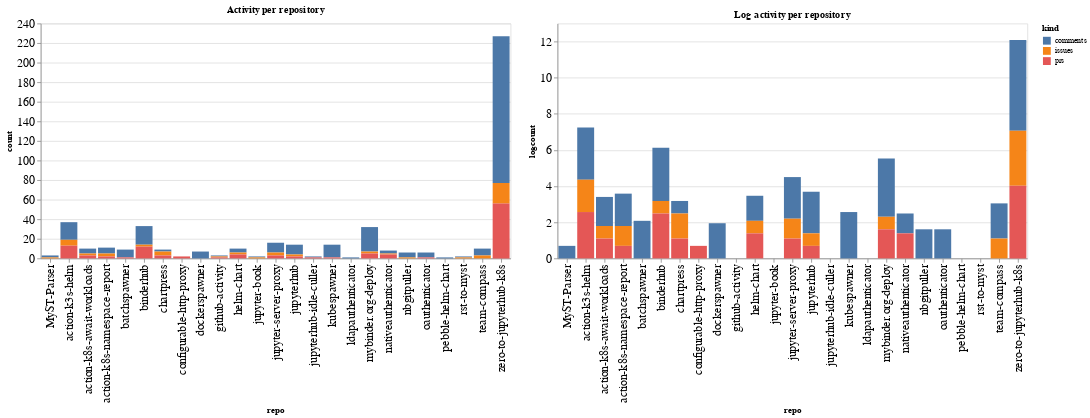

Notebook cell for this chart:
### Code cell
ch1 = alt.Chart(repo_summaries, width=600, title="Activity per repository").mark_bar().encode(
    x='repo',
    y='count',
    color='kind',
    tooltip="kind"
)

ch2 = alt.Chart(repo_summaries, width=600, title="Log activity per repository").mark_bar().encode(
    x='repo',
    y='logcount',
    color='kind',
    tooltip="kind"
)

ch1 | ch2

### Figure 1 — Vega-Lite specification as saved in the notebook (floating-point values rounded to 4 significant figures)
{"config": {"axisLeft": {"labelFontSize": 15}, "axisBottom": {"labelFontSize": 15}}, "hconcat": [{"mark": "bar", "encoding": {"color": {"type": "nominal", "field": "kind"}, "tooltip": {"type": "nominal", "field": "kind"}, "x": {"type": "nominal", "field": "repo"}, "y": {"type": "quantitative", "field": "count"}}, "title": "Activity per repository", "width": 600}, {"mark": "bar", "encoding": {"color": {"type": "nominal", "field": "kind"}, "tooltip": {"type": "nominal", "field": "kind"}, "x": {"type": "nominal", "field": "repo"}, "y": {"type": "quantitative", "field": "logcount"}}, "title": "Log activity per repository", "width": 600}], "data": {"name": "data-618b9cbd4c1d24fd0c1e0e2a08ba7022"}, "$schema": "https://vega.github.io/schema/vega-lite/v4.8.1.json", "datasets": {"data-618b9cbd4c1d24fd0c1e0e2a08ba7022": [{"repo": "MyST-Parser", "kind": "comments", "count": 2, "logcount": 0.6931}, {"repo": "MyST-Parser", "kind": "issues", "count": 1, "logcount": 0.0}, {"repo": "action-k3s-helm", "kind": "comments", "count": 18, "logcount": 2.89}, {"repo": "action-k3s-helm", "kind": "issues", "count": 6, "logcount": 1.792}, {"repo": "action-k3s-helm", "kind": "prs", "count": 13, "logcount": 2.565}, {"repo": "action-k8s-await-workloads", "kind": "comments", "count": 5, "logcount": 1.609}, {"repo": "action-k8s-await-workloads", "kind": "issues", "count": 2, "logcount": 0.6931}, {"repo": "action-k8s-await-workloads", "kind": "prs", "count": 3, "logcount": 1.099}, {"repo": "action-k8s-namespace-report", "kind": "comments", "count": 6, "logcount": 1.792}, {"repo": "action-k8s-namespace-report", "kind": "issues", "count": 3, "logcount": 1.099}, {"repo": "action-k8s-namespace-report", "kind": "prs", "count": 2, "logcount": 0.6931}, {"repo": "batchspawner", "kind": "comments", "count": 8, "logcount": 2.079}, {"repo": "batchspawner", "kind": "prs", "count": 1, "logcount": 0.0}, {"repo": "binderhub", "kind": "comments", "count": 19, "logcount": 2.944}, {"repo": "binderhub", "kind": "issues", "count": 2, "logcount": 0.6931}, {"repo": "binderhub", "kind": "prs", "count": 12, "logcount": 2.485}, {"repo": "chartpress", "kind": "comments", "count": 2, "logcount": 0.6931}, {"repo": "chartpress", "kind": "issues", "count": 4, "logcount": 1.386}, {"repo": "chartpress", "kind": "prs", "count": 3, "logcount": 1.099}, {"repo": "configurable-http-proxy", "kind": "prs", "count": 2, "logcount": 0.6931}, {"repo": "dockerspawner", "kind": "comments", "count": 7, "logcount": 1.946}, {"repo": "github-activity", "kind": "comments", "count": 1, "logcount": 0.0}, {"repo": "github-activity", "kind": "issues", "count": 1, "logcount": 0.0}, {"repo": "github-activity", "kind": "prs", "count": 1, "logcount": 0.0}, {"repo": "helm-chart", "kind": "comments", "count": 4, "logcount": 1.386}, {"repo": "helm-chart", "kind": "issues", "count": 2, "logcount": 0.6931}, {"repo": "helm-chart", "kind": "prs", "count": 4, "logcount": 1.386}, {"repo": "jupyter-book", "kind": "comments", "count": 1, "logcount": 0.0}, {"repo": "jupyter-book", "kind": "issues", "count": 1, "logcount": 0.0}, {"repo": "jupyter-server-proxy", "kind": "comments", "count": 10, "logcount": 2.303}, {"repo": "jupyter-server-proxy", "kind": "issues", "count": 3, "logcount": 1.099}, {"repo": "jupyter-server-proxy", "kind": "prs", "count": 3, "logcount": 1.099}, {"repo": "jupyterhub", "kind": "comments", "count": 10, "logcount": 2.303}, {"repo": "jupyterhub", "kind": "issues", "count": 2, "logcount": 0.6931}, {"repo": "jupyterhub", "kind": "prs", "count": 2, "logcount": 0.6931}, {"repo": "jupyterhub-idle-culler", "kind": "comments", "count": 1, "logcount": 0.0}, {"repo": "jupyterhub-idle-culler", "kind": "prs", "count": 1, "logcount": 0.0}, {"repo": "kubespawner", "kind": "comments", "count": 13, "logcount": 2.565}, {"repo": "kubespawner", "kind": "prs", "count": 1, "logcount": 0.0}, {"repo": "ldapauthenticator", "kind": "comments", "count": 1, "logcount": 0.0}, {"repo": "mybinder.org-deploy", "kind": "comments", "count": 25, "logcount": 3.219}, {"repo": "mybinder.org-deploy", "kind": "issues", "count": 2, "logcount": 0.6931}, {"repo": "mybinder.org-deploy", "kind": "prs", "count": 5, "logcount": 1.609}, {"repo": "nativeauthenticator", "kind": "comments", "count": 3, "logcount": 1.099}, {"repo": "nativeauthenticator", "kind": "issues", "count": 1, "logcount": 0.0}, {"repo": "nativeauthenticator", "kind": "prs", "count": 4, "logcount": 1.386}, {"repo": "nbgitpuller", "kind": "comments", "count": 5, "logcount": 1.609}, {"repo": "nbgitpuller", "kind": "issues", "count": 1, "logcount": 0.0}, {"repo": "oauthenticator", "kind": "comments", "count": 5, "logcount": 1.609}, {"repo": "oauthenticator", "kind": "prs", "count": 1, "logcount": 0.0}, {"repo": "pebble-helm-chart", "kind": "comments", "count": 1, "logcount": 0.0}, {"repo": "rst-to-myst", "kind": "comments", "count": 1, "logcount": 0.0}, {"repo": "rst-to-myst", "kind": "issues", "count": 1, "logcount": 0.0}, {"repo": "team-compass", "kind": "comments", "count": 7, "logcount": 1.946}, {"repo": "team-compass", "kind": "issues", "count": 3, "logcount": 1.099}, {"repo": "zero-to-jupyterhub-k8s", "kind": "comments", "count": 150, "logcount": 5.011}, {"repo": "zero-to-jupyterhub-k8s", "kind": "issues", "count": 21, "logcount": 3.045}, {"repo": "zero-to-jupyterhub-k8s", "kind": "prs", "count": 56, "logcount": 4.025}]}}
